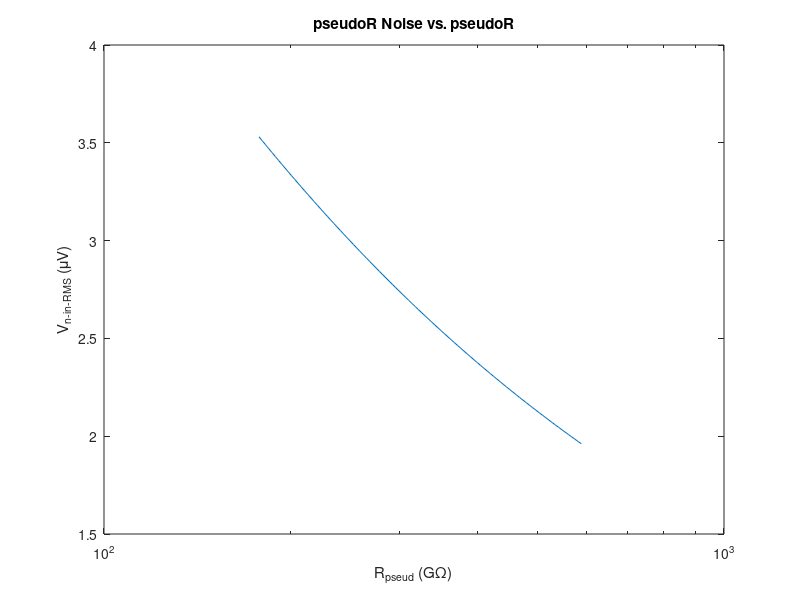
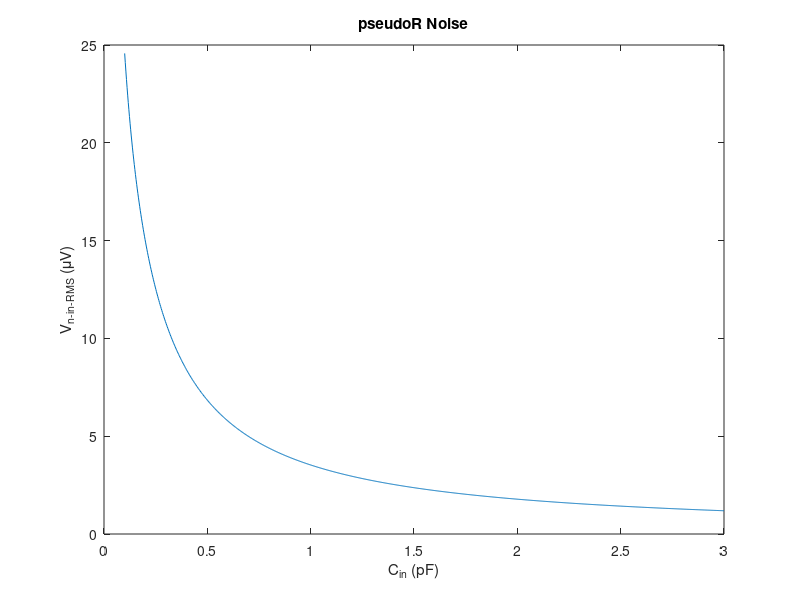
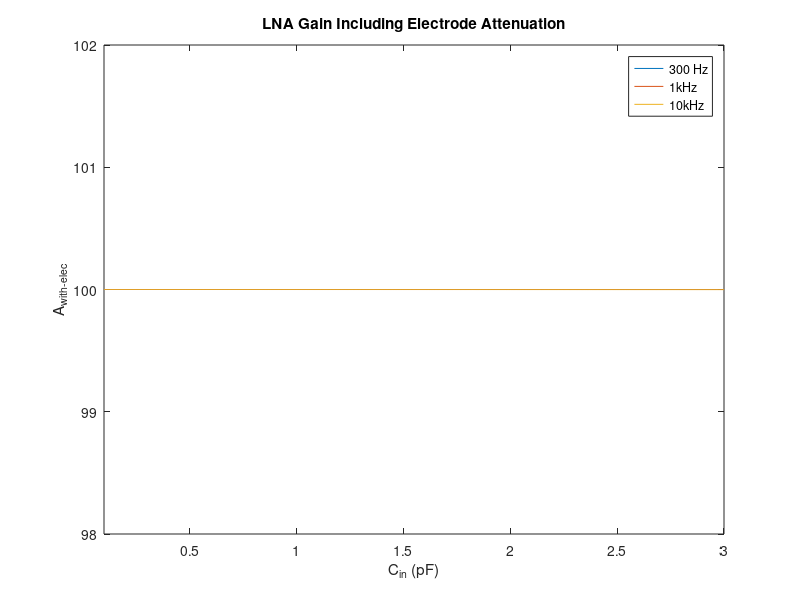
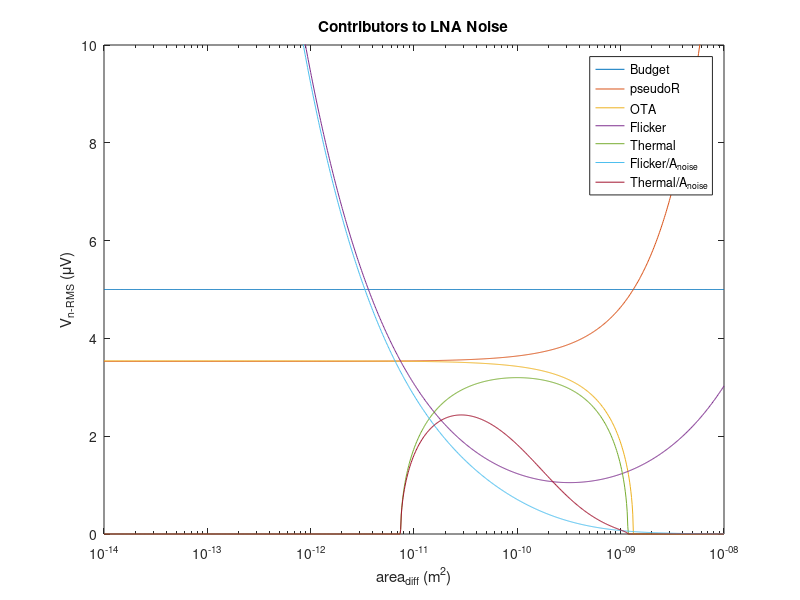

Write the MATLAB code that produced these figures, in order. (Note: this script raises an error after producing the figures.)
% polymorph pixel co-design
% CRT
% 05/19/2020 - 07/22/2020

%% setup
close all
clear all

%% starting assumptions and physical constants

% constants
k = 1.38e-23;
T = 37 + 273;   % body temp

% system constraints
V_DD = 1.5;
R_elec = 24e3;
pixel_dim = 152.5e-6;
area_limit = (pixel_dim)^2;

% amplitude range
% peak voltages for AP (300Hz - 10kHz) and a little LFP (50Hz - 10kHz)
V_AP = 2e-3;
V_LFP = 4e-3;

%% design targets

% except for here, as noted, all noise is squared voltage
noise_Vrms_target = 5e-6;
noise_Vsq_target = noise_Vrms_target^2;

A_target = 100;
A_OL_target = 1e3;
A_f = 1;

f_LP_AP = 10e3;
f_HP_AP = 300;

ENBW = f_LP_AP * pi/2;

% number of time constants for "complete" settling
settling_TCs = 5;

% target for OTA noise source other than M1
excess = 1.2;

% swing for A1
V_swing_target = V_LFP * A_target;

%% technology information

L_min = 130e-9;

% C_ox and C_P (C_gg) [F/m^2]
% C_ox for flicker noise
C_ox = 0.01;
% C_P for parasitics
M_input_area = 120e-6 * 600e-9;
C_gg = 252e-15;
C_P_N = C_gg / M_input_area;
C_P_P = 0.00633;

% flicker noise coefficients [J]
K_flicker_N = 1.24e-25;
K_flicker_P = 1.98e-25;

% mismatch coefficients
% [Vm] and [m]
A_VT = 10e-9;
A_beta = 0.013e-6;

% noise factor gamma (often quoted as 2/3)
gamma_W = 1;
gamma_S = 2/3;

% estimates for device area
L_diff = 200e-9;
L_guard = 1e-6;

% Resistance: ohms/sq
Rs = 1222;
WR_min = 400e-9;
% R mismatch coefficient [m]
A_R = 0.016e-6;

%% pseudoR cutoff and noise

% possible pseudoR values from mc: 90GOhm to 5TOhm
pseudoR = logspace(11.25,11.77,100);
% assume C_F is minimum size
C_F = 10e-15;
f_pseudo = 1./(2.*pi.*pseudoR.*C_F);

% reduction factor to account for not all of kT/C appearing in final BW
% we apply a HP filter in the SC stage, and only care about noise
% in the 300Hz+ band
ratio = f_HP_AP ./ f_pseudo;
reduc_factor = (2/pi./((ratio).^2 - 1)) .* ...
    (ratio*pi/4 - pi/2 + atan(ratio));
% resulting noise due to 2 pseudoR
noise_pseudoR = 2 .* k .* T ./ C_F .* reduc_factor;
% input-refer - note that this uses ideal gain
noise_pseudoR_in = noise_pseudoR ./ (A_target.^2);

% noise due to pseudoR as a function of Cin
figure
semilogx(pseudoR/1e9, sqrt(noise_pseudoR_in) .* 1e6);
xlabel('R_{pseud} (G\Omega)');
ylabel('V_{n-in-RMS} (\muV)');
title('pseudoR Noise vs. pseudoR');

%% closed-loop amp design: sweep Cin

% smallest pseudoR under mc
pseudoR = 178e9;

% sweep Cin
%C_in = 1e-12;
C_in = linspace(100e-15, 3e-12, 1000)';
C_F = C_in / A_target;

% integrated pseudoR noise for 300Hz sw cap HP cutoff
f_pseudo = 1./(2.*pi.*pseudoR.*C_F);
% reduction factor to account for not all of kT/C appearing in final BW
% we apply a HP filter in the SC stage, and only care about noise
% in the 300Hz+ band
ratio = f_HP_AP ./ f_pseudo;
reduc_factor = (2/pi./((ratio).^2 - 1)) .* ...
    (ratio*pi/4 - pi/2 + atan(ratio));
% resulting noise due to 2 pseudoR
noise_pseudoR = 2 .* k .* T ./ C_F .* reduc_factor;
% input-refer - note that this uses ideal gain
noise_pseudoR_in = noise_pseudoR ./ (A_target.^2);

% ideal closed-loop gain including electrode attenuation
% at three freqs: 300, 1000, 10000 Hz
% assumes ideal opamp with no parasitics
A_elec_300 = C_in ./ sqrt(C_F.^2 + (C_F .* C_in .* R_elec .* (2*pi*300)).^2);
A_elec_1e3 = C_in ./ sqrt(C_F.^2 + (C_F .* C_in .* R_elec .* (2*pi*1e3)).^2);
A_elec_1e4 = C_in ./ sqrt(C_F.^2 + (C_F .* C_in .* R_elec .* (2*pi*1e4)).^2);

%% plots from Cin choice

% noise due to pseudoR as a function of Cin
figure
plot(C_in.*(1e12), sqrt(noise_pseudoR_in) .* 1e6);
xlabel('C_{in} (pF)');
ylabel('V_{n-in-RMS} (\muV)');
title('pseudoR Noise');

% input gain including electrode atten
% should be negligible
figure
plot(C_in.*(1e12), A_elec_300);
hold on
plot(C_in.*(1e12), A_elec_1e3);
plot(C_in.*(1e12), A_elec_1e4);
xlabel('C_{in} (pF)');
ylabel('A_{with-elec}');
axis([100e-3 3 98 102]);
legend('300 Hz', '1kHz', '10kHz');
title('LNA Gain Including Electrode Attenuation');

%% results from first design section

% baseline C_in for noise, assuming we meet target gain
C_in = 1e-12;
C_F = C_in / A_target;
% now adjust C_in to pre-warp the CL gain, gain error due to finite OL gain
C_in = C_F * A_target * (1 + 1/A_OL_target) / (1 - A_target/A_OL_target);
% integrated pseudoR noise for 300Hz sw cap HP cutoff
f_pseudo = 1./(2.*pi.*pseudoR.*C_F);
ratio = f_HP_AP ./ f_pseudo;
reduc_factor = (2/pi./((ratio).^2 - 1)) .* ...
    (ratio*pi/4 - pi/2 + atan(ratio));
noise_pseudoR = 2 .* k .* T ./ C_F .* reduc_factor;

%% begin OTA design: sweep WL

% transistor area, from 10^-14 m^2 to 10^-9 m^2
% for reference, pixel is 2.33*10^-8 m^2
% 120um/600nm device is 7.2*10^-11 m^2both
% and a 130nm/130nm device is 1.69*10^-14 m^2
WL = logspace(-14,-8,1000);

C_P = WL .* C_P_N;

% resulting actual closed-loop gain
A_actual = C_in ./ (C_F + (C_F + C_in + C_P) ./ A_OL_target);
noise_pseudoR_in = noise_pseudoR ./ (A_actual.^2);

% noise budget
noise_OTA = noise_Vsq_target - noise_pseudoR_in;

% noise gain
A_noise = (C_P + C_in + C_F) ./ C_in;

% flicker noise
noise_flicker = 2 .* K_flicker_N ./ C_ox ./ WL .* (A_noise).^2 ...
    .* log(f_LP_AP / f_HP_AP);

noise_thermal = noise_OTA - noise_flicker;

% thermal noise
% NOTE: we only care about thermal noise in the signal band (to 10kHz)
% technically, ENBW is not correct here because we can do a software
% brickwall filter at 10kHz, and this will be valid since we have used
% appropriate anti-aliasing.
% thus, ENBW is used here only to provide a safety margin.
gm_req = 2 .* 4 .* k .* T .* gamma_W...
    ./ noise_thermal .* (A_noise).^2 .* ENBW .* excess;

% first approx of mismatch: assume input pair dominates
sigma_Vth_1 = A_VT ./ sqrt(WL);
V_os_3sigma = sigma_Vth_1 .* 3;

%% plots from flicker noise sizing choice

% noise breakdown
figure
semilogx(WL, (noise_Vrms_target*1e6).*ones(size(WL)));
hold on
semilogx(WL, sqrt(noise_pseudoR_in) .* 1e6);
semilogx(WL, sqrt(noise_OTA) .* 1e6);
semilogx(WL, sqrt(noise_flicker) .* 1e6);
semilogx(WL, sqrt(noise_thermal) .* 1e6);
semilogx(WL, sqrt(noise_flicker) ./ (A_noise).^2 .* 1e6);
semilogx(WL, sqrt(noise_thermal) ./ (A_noise).^2 .* 1e6);
xlabel('area_{diff} (m^2)');
ylabel('V_{n-RMS} (\muV)');
axis([1e-14 1e-8 0 10]);
legend('Budget', 'pseudoR', 'OTA', 'Flicker', 'Thermal',...
    'Flicker/A_{noise}', 'Thermal/A_{noise}');
title('Contributors to LNA Noise');

% mismatch
figure
semilogx(WL, V_os_3sigma .* 1e3);
xlabel('area_{diff} (m^2)');
ylabel('V_{OS} (mV)');
title('3\sigma V_{OS}');

% gm requirement
figure
semilogx(WL, gm_req.*(1e6));
xlabel('area_{diff} (m^2)');
ylabel('g_m (\muS)');
axis([1e-14 1e-8 0 500]);
title('g_m Requirement');

% closed-loop gain
figure
semilogx(WL, A_actual);
xlabel('area_{diff} (m^2)');
ylabel('A_{actual}');
title('Closed-Loop Gain due to C_P');

%% gm/id, gmro characterization

% info about number of characterization sweeps
num_lengths_N = 10;
num_lengths_P = 10;
points_per_length = 25;
L_N = [130e-9 200e-9 500e-9 1e-6 2e-6 4e-6 6e-6 8e-6 10e-6 12e-6]';
L_P = L_N;

% NMOS

% import the characterization data
gmid_n_130n = readmatrix('charac/charac_gmid_n_130n.csv');
gmid_n_200n = readmatrix('charac/charac_gmid_n_200n.csv');
gmid_n_500n = readmatrix('charac/charac_gmid_n_500n.csv');
gmid_n_1u = readmatrix('charac/charac_gmid_n_1u.csv');
gmid_n_2u = readmatrix('charac/charac_gmid_n_2u.csv');
gmid_n_4u = readmatrix('charac/charac_gmid_n_4u.csv');
gmid_n_6u = readmatrix('charac/charac_gmid_n_6u.csv');
gmid_n_8u = readmatrix('charac/charac_gmid_n_8u.csv');
gmid_n_10u = readmatrix('charac/charac_gmid_n_10u.csv');
gmid_n_12u = readmatrix('charac/charac_gmid_n_12u.csv');

gmro_n_130n = readmatrix('charac/charac_gmro_n_130n.csv');
gmro_n_200n = readmatrix('charac/charac_gmro_n_200n.csv');
gmro_n_500n = readmatrix('charac/charac_gmro_n_500n.csv');
gmro_n_1u = readmatrix('charac/charac_gmro_n_1u.csv');
gmro_n_2u = readmatrix('charac/charac_gmro_n_2u.csv');
gmro_n_4u = readmatrix('charac/charac_gmro_n_4u.csv');
gmro_n_6u = readmatrix('charac/charac_gmro_n_6u.csv');
gmro_n_8u = readmatrix('charac/charac_gmro_n_8u.csv');
gmro_n_10u = readmatrix('charac/charac_gmro_n_10u.csv');
gmro_n_12u = readmatrix('charac/charac_gmro_n_12u.csv');

cgg_n_130n = readmatrix('charac/charac_cgg_n_130n.csv');
cgg_n_200n = readmatrix('charac/charac_cgg_n_200n.csv');
cgg_n_500n = readmatrix('charac/charac_cgg_n_500n.csv');
cgg_n_1u = readmatrix('charac/charac_cgg_n_1u.csv');
cgg_n_2u = readmatrix('charac/charac_cgg_n_2u.csv');
cgg_n_4u = readmatrix('charac/charac_cgg_n_4u.csv');
cgg_n_6u = readmatrix('charac/charac_cgg_n_6u.csv');
cgg_n_8u = readmatrix('charac/charac_cgg_n_8u.csv');
cgg_n_10u = readmatrix('charac/charac_cgg_n_10u.csv');
cgg_n_12u = readmatrix('charac/charac_cgg_n_12u.csv');

% concatenate the results for easier looping
gmid_n = horzcat(gmid_n_130n, gmid_n_200n(:,2), gmid_n_500n(:,2),...
    gmid_n_1u(:,2), gmid_n_2u(:,2), gmid_n_4u(:,2), gmid_n_6u(:,2),...
    gmid_n_8u(:,2), gmid_n_10u(:,2), gmid_n_12u(:,2));
gmro_n = horzcat(gmro_n_130n, gmro_n_200n(:,2), gmro_n_500n(:,2),...
    gmro_n_1u(:,2), gmro_n_2u(:,2), gmro_n_4u(:,2), gmro_n_6u(:,2),...
    gmro_n_8u(:,2), gmro_n_10u(:,2), gmro_n_12u(:,2));
cgg_n = horzcat(cgg_n_130n, cgg_n_200n(:,2), cgg_n_500n(:,2),...
    cgg_n_1u(:,2), cgg_n_2u(:,2), cgg_n_4u(:,2), cgg_n_6u(:,2),...
    cgg_n_8u(:,2), cgg_n_10u(:,2), cgg_n_12u(:,2));

% plot the characterization results
figure
semilogx(gmid_n(:,1)*1e6, gmid_n(:,2));
hold on
semilogx(gmid_n(:,1)*1e6, gmid_n(:,3));
semilogx(gmid_n(:,1)*1e6, gmid_n(:,4));
semilogx(gmid_n(:,1)*1e6, gmid_n(:,5));
semilogx(gmid_n(:,1)*1e6, gmid_n(:,6));
semilogx(gmid_n(:,1)*1e6, gmid_n(:,7));
semilogx(gmid_n(:,1)*1e6, gmid_n(:,8));
semilogx(gmid_n(:,1)*1e6, gmid_n(:,9));
semilogx(gmid_n(:,1)*1e6, gmid_n(:,10));
semilogx(gmid_n(:,1)*1e6, gmid_n(:,11));
title('g_m/I_D vs. I_D for NMOS');
xlabel('I_D (\muA)');
ylabel('g_m/I_D (V^{-1})');
legend('L = 130nm', 'L = 200nm', 'L = 500nm', 'L = 1\mum', 'L = 2\mum',...
    'L = 4\mum', 'L = 6\mum', 'L = 8\mum', 'L = 10\mum', 'L = 12\mum');

figure
semilogx(gmro_n(:,1)*1e6, gmro_n(:,2));
hold on
semilogx(gmro_n(:,1)*1e6, gmro_n(:,3));
semilogx(gmro_n(:,1)*1e6, gmro_n(:,4));
semilogx(gmro_n(:,1)*1e6, gmro_n(:,5));
semilogx(gmro_n(:,1)*1e6, gmro_n(:,6));
semilogx(gmro_n(:,1)*1e6, gmro_n(:,7));
semilogx(gmro_n(:,1)*1e6, gmro_n(:,8));
semilogx(gmro_n(:,1)*1e6, gmro_n(:,9));
semilogx(gmro_n(:,1)*1e6, gmro_n(:,10));
semilogx(gmro_n(:,1)*1e6, gmro_n(:,11));
title('g_mr_o vs. I_D for NMOS');
xlabel('I_D (\muA)');
ylabel('g_mr_o');
legend('L = 130nm', 'L = 200nm', 'L = 500nm', 'L = 1\mum', 'L = 2\mum',...
    'L = 4\mum', 'L = 6\mum', 'L = 8\mum', 'L = 10\mum', 'L = 12\mum');

figure
semilogx(cgg_n(:,1)*1e6, cgg_n(:,2) / (130e-9 * 260e-9));
hold on
semilogx(cgg_n(:,1)*1e6, cgg_n(:,3) / (200e-9 * 400e-9));
semilogx(cgg_n(:,1)*1e6, cgg_n(:,4) / (500e-9 * 1000e-9));
semilogx(cgg_n(:,1)*1e6, cgg_n(:,5) / (1000e-9 * 2000e-9));
semilogx(cgg_n(:,1)*1e6, cgg_n(:,6) / (2000e-9 * 4000e-9));
semilogx(cgg_n(:,1)*1e6, cgg_n(:,7) / (4000e-9 * 8000e-9));
semilogx(cgg_n(:,1)*1e6, cgg_n(:,8) / (6000e-9 * 12000e-9));
semilogx(cgg_n(:,1)*1e6, cgg_n(:,9) / (8000e-9 * 16000e-9));
semilogx(cgg_n(:,1)*1e6, cgg_n(:,10) / (10000e-9 * 20000e-9));
semilogx(cgg_n(:,1)*1e6, cgg_n(:,11) / (12000e-9 * 24000e-9));
title('C_{gg} vs. I_D for NMOS');
xlabel('I_D (\muA)');
ylabel('C_{gg} (F/m^2)');
legend('L = 130nm', 'L = 200nm', 'L = 500nm', 'L = 1\mum', 'L = 2\mum',...
    'L = 4\mum', 'L = 6\mum', 'L = 8\mum', 'L = 10\mum', 'L = 12\mum');


% PMOS

% import the characterization data
gmid_p_130n = readmatrix('charac/charac_gmid_p_130n.csv');
gmid_p_200n = readmatrix('charac/charac_gmid_p_200n.csv');
gmid_p_500n = readmatrix('charac/charac_gmid_p_500n.csv');
gmid_p_1u = readmatrix('charac/charac_gmid_p_1u.csv');
gmid_p_2u = readmatrix('charac/charac_gmid_p_2u.csv');
gmid_p_4u = readmatrix('charac/charac_gmid_p_4u.csv');
gmid_p_6u = readmatrix('charac/charac_gmid_p_6u.csv');
gmid_p_8u = readmatrix('charac/charac_gmid_p_8u.csv');
gmid_p_10u = readmatrix('charac/charac_gmid_p_10u.csv');
gmid_p_12u = readmatrix('charac/charac_gmid_p_12u.csv');

gmro_p_130n = readmatrix('charac/charac_gmro_p_130n.csv');
gmro_p_200n = readmatrix('charac/charac_gmro_p_200n.csv');
gmro_p_500n = readmatrix('charac/charac_gmro_p_500n.csv');
gmro_p_1u = readmatrix('charac/charac_gmro_p_1u.csv');
gmro_p_2u = readmatrix('charac/charac_gmro_p_2u.csv');
gmro_p_4u = readmatrix('charac/charac_gmro_p_4u.csv');
gmro_p_6u = readmatrix('charac/charac_gmro_p_6u.csv');
gmro_p_8u = readmatrix('charac/charac_gmro_p_8u.csv');
gmro_p_10u = readmatrix('charac/charac_gmro_p_10u.csv');
gmro_p_12u = readmatrix('charac/charac_gmro_p_12u.csv');

% concatenate the results for easier looping
gmid_p = horzcat(gmid_p_130n, gmid_p_200n(:,2), gmid_p_500n(:,2),...
    gmid_p_1u(:,2), gmid_p_2u(:,2), gmid_p_4u(:,2), gmid_p_6u(:,2),...
    gmid_p_8u(:,2), gmid_p_10u(:,2), gmid_p_12u(:,2));
gmro_p = horzcat(gmro_p_130n, gmro_p_200n(:,2), gmro_p_500n(:,2),...
    gmro_p_1u(:,2), gmro_p_2u(:,2), gmro_p_4u(:,2), gmro_p_6u(:,2),...
    gmro_p_8u(:,2), gmro_p_10u(:,2), gmro_p_12u(:,2));

% plot the characterization results
figure
semilogx(gmid_p(:,1)*1e6, gmid_p(:,2));
hold on
semilogx(gmid_p(:,1)*1e6, gmid_p(:,3));
semilogx(gmid_p(:,1)*1e6, gmid_p(:,4));
semilogx(gmid_p(:,1)*1e6, gmid_p(:,5));
semilogx(gmid_p(:,1)*1e6, gmid_p(:,6));
semilogx(gmid_p(:,1)*1e6, gmid_p(:,7));
semilogx(gmid_p(:,1)*1e6, gmid_p(:,8));
semilogx(gmid_p(:,1)*1e6, gmid_p(:,9));
semilogx(gmid_p(:,1)*1e6, gmid_p(:,10));
semilogx(gmid_p(:,1)*1e6, gmid_p(:,11));
title('g_m/I_D vs. I_D for PMOS');
xlabel('I_D (\muA)');
ylabel('g_m/I_D (V^{-1})');
legend('L = 130nm', 'L = 200nm', 'L = 500nm', 'L = 1\mum', 'L = 2\mum',...
    'L = 4\mum', 'L = 6\mum', 'L = 8\mum', 'L = 10\mum', 'L = 12\mum');

figure
semilogx(gmro_p(:,1)*1e6, gmro_p(:,2));
hold on
semilogx(gmro_p(:,1)*1e6, gmro_p(:,3));
semilogx(gmro_p(:,1)*1e6, gmro_p(:,4));
semilogx(gmro_p(:,1)*1e6, gmro_p(:,5));
semilogx(gmro_p(:,1)*1e6, gmro_p(:,6));
semilogx(gmro_p(:,1)*1e6, gmro_p(:,7));
semilogx(gmro_p(:,1)*1e6, gmro_p(:,8));
semilogx(gmro_p(:,1)*1e6, gmro_p(:,9));
semilogx(gmro_p(:,1)*1e6, gmro_p(:,10));
semilogx(gmro_p(:,1)*1e6, gmro_p(:,11));
title('g_mr_o vs. I_D for PMOS');
xlabel('I_D (\muA)');
ylabel('g_mr_o');
legend('L = 130nm', 'L = 200nm', 'L = 500nm', 'L = 1\mum', 'L = 2\mum',...
    'L = 4\mum', 'L = 6\mum', 'L = 8\mum', 'L = 10\mum', 'L = 12\mum');

%% transistor-level OTA design: tunable parameters

% set minimum W
W_min = 200e-9;

% assumptions for WI or SI
gmid_WI = 25;
gmid_MI = 20;
gmid_SI = 10;

% M1 specs determined from optimization above
gm_min = 100e-6;
WL_min = 3.85e-11;

% ratio between main branch and output branch
current_scale = 16;
% ratio between load branch and one branch of CMFB amp
cmfb_scale = 1;

% partition of gains
A_OL_1_target = 320;
A_OL_2_target = A_OL_target / A_OL_1_target;
A_OL_CMFB_target = 20;

% degen resistor headroom consumption
V_R_degen = 0.2;
% estimated headroom for saturation for a single device (even SI)
V_hr_SI = 300e-3;
V_hr_WI = 250e-3;

%% swing requirement calculation

V_swing_telecas = V_DD - 1*V_hr_SI - 4*V_hr_WI - V_R_degen;
V_swing_foldcas = V_DD - 1*V_hr_SI - 3*V_hr_WI - V_R_degen;
V_swing_stage2 = V_DD - V_hr_SI - V_hr_WI;

%% amp/filter interface

% assume min size cap for C_RA
C_RA = 10e-15;

% biquad filter params
omega_0 = 2*pi * sqrt(f_HP_AP * f_LP_AP);
BW = 2*pi * (f_LP_AP - f_HP_AP);
Q = omega_0 / BW;

% input cap size
C_R1 = C_RA * A_f / Q;

% settling limit
T_settle_limit = 1 ./ (f_swcap * 2);

% assume switch resistance - settling through this
R_sw = 14e3;
T_settle_sw = R_sw * C_R1 * settling_TCs;

%% transistor-level OTA design: action

% M1: input pair (NMOS)

% vectors to keep track of results for comparison
W = zeros(num_lengths_N, 1);
WL = zeros(num_lengths_N, 1);
gmro = zeros(num_lengths_N, 1);
gmid = zeros(num_lengths_N, 1);

% try each length
for i = 1:num_lengths_N
    
    % column for gmid, gmro data
    col = 1 + i;
    
    % determine corresponding length
    L_charac = L_N(i);
    W_charac = L_charac * 2;
    
    for j = 1:points_per_length
        
        % go from SI to WI to get minimum required gmid
        point = points_per_length - j + 1;
        
        gmid(i) = gmid_n(point, col);
        
        if (gmid(i) > gmid_WI)
            % found required gmid
            
            % determine corresponding current density for this length
            ID_charac = gmid_n(point, 1);
            ID_density = ID_charac / W_charac;
            
            % determine actual ID required
            ID_req = gm_min / gmid(i);
            ID = 1e-6 * ceil(ID_req * 1e6);
            
            % determine actual W required
            W(i) = ID / ID_density;
            WL(i) = W(i) .* L_charac;
            
            % keep track of corresponding gmro
            gmro(i) = gmro_n(point, col);
            break
        end      
    end
end

% plot results for M1
figure
plot(L_N*1e6, W*1e6);
xlabel('L (\mum)');
ylabel('W (\mum)');
title('M1: W vs. L');
figure
plot(L_N*1e6, WL*1e12);
xlabel('L (\mum)');
ylabel('W ((\mum)^2)');
title('M1: WL vs. L');
figure
plot(L_N*1e6, gmro);
xlabel('L (\mum)');
ylabel('g_mr_o');
title('M1: g_mr_o vs. L');

% pick L that gives us required WL for parasitics/flicker
for i = 1:num_lengths_N
    WL_this = WL(i);
    
    if (WL_this > WL_min)
        % determine final dimensions
        W_M1 = W(i);
        L_M1 = L_N(i);
        % determine final small signal params
        gmid_M1 = gmid(i);
        gmro_M1 = gmro(i);
        break
    end
end

% compute some currents
ID_main = ID;
ID_load = ID_main / current_scale;
ID_both = ID_main + ID_load;

% compute M1 small signal params
gm_M1 = gmid_M1 * ID_main;
ro_M1 = gmro_M1 / gm_M1;

% size the degen resistors for reasonable voltage swing
R_degen = V_R_degen / ID_main;

% confirm resistor size is ok
W_R = WR_min;
L_R = R_degen / Rs * W_R;
sigma_R = A_R ./ sqrt(L_R .* W_R) * R_degen;

% beginning to compute the gain

% from equation for gain of first stage...
gmro_factor = gm_M1 * ro_M1^2 * R_degen / (ro_M1 + R_degen)^2;
% ... we can determine a target for gmro of M3 and M5
gmro_35_target = A_OL_1_target / gmro_factor;

% size 3,5 based on this target

% M3: telecascode device (NMOS)
[W, gmid, gmro] = size_M(L_N, gmid_n, gmro_n, gmid_MI, 1, ID_main,...
    num_lengths_N, points_per_length);
[L_M3, W_M3, gmid_M3, gmro_M3] = pick_L(L_N, W, gmid, gmro,...
    gmro_35_target, num_lengths_N, W_min);
% compute M3 small signal params
gm_M3 = gmid_M3 * ID_main;
ro_M3 = gmro_M3 / gm_M3;

% M5: current source device (PMOS)
[W, gmid, gmro] = size_M(L_P, gmid_p, gmro_p, gmid_MI, 1, ID_main,...
    num_lengths_P, points_per_length);
[L_M5, W_M5, gmid_M5, gmro_M5] = pick_L(L_P, W, gmid, gmro,...
    gmro_35_target, num_lengths_P, W_min);
% compute M5 small signal params
gm_M5 = gmid_M5 * ID_main;
ro_M5 = gmro_M5 / gm_M5;

% calculate actual first stage gain

% transconductance
Gs3 = (gmro_M3 + 1) / (ro_M3 + gmro_M5 * R_degen);
Gm_reduc = (Gs3 * ro_M1) / (1 + Gs3 * ro_M1);
Gm_1 = gm_M1 * Gm_reduc;

% output resistance
Rout_1 = 1/(1/(gmro_M5 * R_degen) + 1/(gmro_M3 * ro_M1));

A_OL_1_actual = Gm_1 * Rout_1;

% compute gain target for second stage
A_OL_2_target_updated = max(A_OL_target / A_OL_1_actual, A_OL_2_target);

% compute gmro target based on necessity that gm7ro9 > A2 for later math
gm_M7_assumed = gmid_WI * ID_load;
gm_M9_assumed = gmid_SI * ID_load;
ro_9_target = A_OL_2_target_updated / gm_M7_assumed;
gmro_9_target = gm_M9_assumed * ro_9_target;

% M9: load device (NMOS)
% the only strong-inversion transistor (bc noise)
[W, gmid, gmro] = size_M(L_N, gmid_n, gmro_n, gmid_SI, 0, ID_load,...
    num_lengths_N, points_per_length);
[L_M9, W_M9, gmid_M9, gmro_M9] = pick_L(L_N, W, gmid, gmro,...
    gmro_9_target, num_lengths_N, W_min);
% compute M11 small signal params
gm_M9 = gmid_M9 * ID_load;
ro_M9 = gmro_M9 / gm_M9;

% compute target gmro7 based on target gain
ro_M7_target = (A_OL_2_target_updated * ro_M9) /...
    (gm_M7_assumed * ro_M9 - A_OL_2_target_updated);
gmro_7_target = gm_M7_assumed * ro_M7_target;

% M7: second stage input device (PMOS)
[W, gmid, gmro] = size_M(L_P, gmid_p, gmro_p, gmid_WI, 1, ID_load,...
    num_lengths_P, points_per_length);
[L_M7, W_M7, gmid_M7, gmro_M7] = pick_L(L_P, W, gmid, gmro,...
    gmro_7_target, num_lengths_P, W_min);
% compute M7 small signal params
gm_M7 = gmid_M7 * ID_load;
ro_M7 = gmro_M7 / gm_M7;

% calculate actual second stage gain
Rout_2 = (ro_M7 * ro_M9) / (ro_M7 + ro_M9);
A_OL_2_actual = gm_M7 * Rout_2;

A_OL_actual = A_OL_1_actual * A_OL_2_actual;

%% post-design OTA characterization

% noise - note this is just open-loop OTA noise for sanity check

% compute second stage noise
noise_final_A2 = 8*k*T*(gamma_W/gm_M7 + gamma_S*gm_M9/(gm_M7^2))*ENBW...
    + 2 * K_flicker_P / (W_M7 * L_M7 * C_ox) * log(f_LP_AP / f_HP_AP);

% compute first stage noise
noise_final_A1 = 8*k*T*(gamma_W/gm_M1 + 1/(R_degen * gm_M1^2))*ENBW...
    + 2 * K_flicker_N / (W_M1 * L_M1 * C_ox) * log(f_LP_AP / f_HP_AP);

% compute total input-referred OTA noise
noise_final_OTA = noise_final_A1 + (noise_final_A2 / (A_OL_1_actual^2));
noise_final_OTA_V = sqrt(noise_final_OTA);

% offset: it can be shown that all contributions are neglig except input
sigma_Vth_1_final = A_VT / sqrt(W_M1 * L_M1);
V_os_3sigma_final = sigma_Vth_1_final * 3;

% settling - need to satisfy swcap settling assumption
loop_gain_approx = A_OL_actual / A_target;
T_settle_OTA = (Rout_2 / loop_gain_approx) * C_R1 * settling_TCs;

T_settle_OTA_vec = T_settle_OTA .* ones(size(f_swcap));
T_settle_sw_vec = T_settle_sw .* ones(size(f_swcap));

figure
semilogx(f_swcap, T_settle_limit*1e6);
hold on
semilogx(f_swcap, T_settle_sw_vec*1e6);
semilogx(f_swcap, T_settle_OTA_vec*1e6);
xlabel('f_{swcap} (Hz)');
ylabel('\tau (\mus)');
title('Amp/Filter Settling Time vs. Sw Cap Frequency');
legend('Limit', 'Switch Settling', 'OTA 2nd Stage Settling');

%% CMFB
ID_cmfb = ID_load / cmfb_scale;

% compute gmro target based on necessity that gm13ro15 > A for later math
gm_M13_assumed = gmid_WI * ID_cmfb;
gm_M15_assumed = gmid_SI * ID_cmfb;
ro_15_target = A_OL_CMFB_target / gm_M13_assumed;
gmro_15_target = gm_M15_assumed * ro_15_target;

% M15: load device (PMOS)
[W, gmid, gmro] = size_M(L_P, gmid_p, gmro_p, gmid_SI, 0, ID_cmfb,...
    num_lengths_P, points_per_length);
[L_M15, W_M15, gmid_M15, gmro_M15] = pick_L(L_P, W, gmid, gmro,...
    gmro_15_target, num_lengths_P, W_min);
% compute M15 small signal params
gm_M15 = gmid_M15 * ID_cmfb;
ro_M15 = gmro_M15 / gm_M15;

% compute target gmro13 based on target gain
ro_M13_target = (A_OL_CMFB_target * ro_M15) /...
    (gm_M13_assumed * ro_M15 - A_OL_CMFB_target);
gmro_13_target = gm_M13_assumed * ro_M13_target;

% M13: input device (NMOS)
[W, gmid, gmro] = size_M(L_N, gmid_n, gmro_n, gmid_WI, 1, ID_cmfb,...
    num_lengths_N, points_per_length);
[L_M13, W_M13, gmid_M13, gmro_M13] = pick_L(L_N, W, gmid, gmro,...
    gmro_13_target, num_lengths_N, W_min);
% compute M13 small signal params
gm_M13 = gmid_M13 * ID_cmfb;
ro_M13 = gmro_M13 / gm_M13;

% calculate actual CMFB amp gain
A_OL_CMFB_actual = (gmro_M13 * ro_M15) / (ro_M13 + ro_M15);

%% BPF A2 design: tunable parameters

% gain target
A_2_required = 300;
% A3_M1 specs determined from f_swcap optimization in other script
gm_min_A2 = 2e-6;

WL_min_A2 = 9e-12;

% partition gains
A_2_1_required = 30;

%% BPF A2 design: action

% A2_M1: input pair (NMOS)

% vectors to keep track of results for comparison
W = zeros(num_lengths_N, 1);
WL = zeros(num_lengths_N, 1);
gmro = zeros(num_lengths_N, 1);
gmid = zeros(num_lengths_N, 1);

% try each length
for i = 1:num_lengths_N
    
    % column for gmid, gmro data
    col = 1 + i;
    
    % determine corresponding length
    L_charac = L_N(i);
    W_charac = L_charac * 2;
    
    for j = 1:points_per_length
        
        % go from SI to WI to get minimum required gmid
        point = points_per_length - j + 1;
        
        gmid(i) = gmid_n(point, col);
        
        if (gmid(i) > gmid_WI)
            % found required gmid
            
            % determine corresponding current density for this length
            ID_charac = gmid_n(point, 1);
            ID_density = ID_charac / W_charac;
            
            % determine actual ID required
            ID_req = gm_min_A2 / gmid(i);
            ID = 0.01e-6 * ceil(ID_req * 100e6);
            
            % determine actual W required
            W(i) = ID / ID_density;
            WL(i) = W(i) .* L_charac;
            
            % keep track of corresponding gmro
            gmro(i) = gmro_n(point, col);
            break
        end      
    end
end

% pick L that gives us required WL for parasitics/flicker
for i = 1:num_lengths_N
    WL_this = WL(i);
    
    if (WL_this > WL_min_A2)
        % determine final dimensions
        W_A2_M1 = W(i);
        L_A2_M1 = L_N(i);
        % determine final small signal params
        gmid_A2_M1 = gmid(i);
        gmro_A2_M1 = gmro(i);
        break
    end
end

% corresponding current
ID_A2 = ID;

% compute M1 small signal params
gm_A2_M1 = gmid_A2_M1 * ID_A2;
ro_A2_M1 = gmro_A2_M1 / gm_A2_M1;

% need to calculate load device ro
ro_A2_M3_required = A_2_1_required * ro_A2_M1 /...
    (gmro_A2_M1 - A_2_1_required);

gm_A2_M3_estimate = gmid_SI * ID_A2;

gmro_A2_M3_target = ro_A2_M3_required * gm_A2_M3_estimate;

% A2_M3: load device (PMOS)
[W, gmid, gmro] = size_M(L_P, gmid_p, gmro_p, gmid_SI, 0, ID_A2,...
    num_lengths_P, points_per_length);
[L_A2_M3, W_A2_M3, gmid_A2_M3, gmro_A2_M3] = pick_L(L_P, W, gmid, gmro,...
    gmro_A2_M3_target, num_lengths_P, W_min);
% compute M3 small signal params
gm_A2_M3 = gmid_A2_M3 * ID_A2;
ro_A2_M3 = gmro_A2_M3 / gm_A2_M3;

% calculate actual first-stage gain
A_2_1 = gmro_A2_M1 * ro_A2_M3 / (ro_A2_M1 + ro_A2_M3);
% calculate required second-stage gain
A_2_2_required = A_2_required / A_2_1;

% A2_M5: second stage input pair (PMOS)

% vectors to keep track of results for comparison
W = zeros(num_lengths_P, 1);
WL = zeros(num_lengths_P, 1);
gmro = zeros(num_lengths_P, 1);
gmid = zeros(num_lengths_P, 1);

% try each length
for i = 1:num_lengths_P
    
    % column for gmid, gmro data
    col = 1 + i;
    
    % determine corresponding length
    L_charac = L_P(i);
    W_charac = L_charac * 2;
    
    for j = 1:points_per_length
        
        % go from SI to WI to get minimum required gmid
        point = points_per_length - j + 1;
        
        gmid(i) = gmid_p(point, col);
        
        if (gmid(i) > gmid_WI)
            % found required gmid
            
            % determine corresponding current density for this length
            ID_charac = gmid_p(point, 1);
            ID_density = ID_charac / W_charac;
            
            % determine actual ID required
            ID_req = gm_min_A2 / gmid(i);
            ID = 0.01e-6 * ceil(ID_req * 100e6);
            
            % determine actual W required
            W(i) = ID / ID_density;
            WL(i) = W(i) .* L_charac;
            
            % keep track of corresponding gmro
            gmro(i) = gmro_p(point, col);
            break
        end      
    end
end

% pick L that gives us required WL for parasitics/flicker
for i = 1:num_lengths_P
    WL_this = WL(i);
    
    if (WL_this > WL_min_A2)
        % determine final dimensions
        W_A2_M5 = W(i);
        L_A2_M5 = L_P(i);
        % determine final small signal params
        gmid_A2_M5 = gmid(i);
        gmro_A2_M5 = gmro(i);
        break
    end
end

% corresponding current
ID_A2_2 = ID;

% compute M5 small signal params
gm_A2_M5 = gmid_A2_M5 * ID_A2_2;
ro_A2_M5 = gmro_A2_M5 / gm_A2_M5;

% need to calculate load device ro
ro_A2_M7_required = A_2_2_required * ro_A2_M5 /...
    (gmro_A2_M5 - A_2_2_required);

gm_A2_M7_estimate = gmid_SI * ID_A2_2;

gmro_A2_M7_target = ro_A2_M7_required * gm_A2_M7_estimate;

% A2_M7: load device (NMOS)
[W, gmid, gmro] = size_M(L_N, gmid_n, gmro_n, gmid_WI, 1, ID_A2_2,...
    num_lengths_N, points_per_length);
[L_A2_M7, W_A2_M7, gmid_A2_M7, gmro_A2_M7] = pick_L(L_N, W, gmid, gmro,...
    gmro_A2_M7_target, num_lengths_N, W_min);
% compute M7 small signal params
gm_A2_M7 = gmid_A2_M7 * ID_A2_2;
ro_A2_M7 = gmro_A2_M7 / gm_A2_M7;

% calculate actual second-stage gain
A_2_2 = gmro_A2_M5 * ro_A2_M7 / (ro_A2_M5 + ro_A2_M7);
% calculate total gain
A_2_actual = A_2_1 * A_2_2;

% CMFB sizing?

%% BPF A3 design: tunable parameters

% gain target
A_3_required = 350;
% A3_M1 specs determined from f_swcap optimization in other script
gm_min_A3 = 2e-6;

WL_min_A3 = 9e-12;

gmro_cascode_target = 30;

%% BPF A3 design: action

% A3_M1: input pair (NMOS)

% vectors to keep track of results for comparison
W = zeros(num_lengths_N, 1);
WL = zeros(num_lengths_N, 1);
gmro = zeros(num_lengths_N, 1);
gmid = zeros(num_lengths_N, 1);

% try each length
for i = 1:num_lengths_N
    
    % column for gmid, gmro data
    col = 1 + i;
    
    % determine corresponding length
    L_charac = L_N(i);
    W_charac = L_charac * 2;
    
    for j = 1:points_per_length
        
        % go from SI to WI to get minimum required gmid
        point = points_per_length - j + 1;
        
        gmid(i) = gmid_n(point, col);
        
        if (gmid(i) > gmid_WI)
            % found required gmid
            
            % determine corresponding current density for this length
            ID_charac = gmid_n(point, 1);
            ID_density = ID_charac / W_charac;
            
            % determine actual ID required
            ID_req = gm_min_A3 / gmid(i);
            ID = 0.01e-6 * ceil(ID_req * 100e6);
            
            % determine actual W required
            W(i) = ID / ID_density;
            WL(i) = W(i) .* L_charac;
            
            % keep track of corresponding gmro
            gmro(i) = gmro_n(point, col);
            break
        end      
    end
end

% pick L that gives us required WL for parasitics/flicker
for i = 1:num_lengths_N
    WL_this = WL(i);
    
    if (WL_this > WL_min_A3)
        % determine final dimensions
        W_A3_M1 = W(i);
        L_A3_M1 = L_N(i);
        % determine final small signal params
        gmid_A3_M1 = gmid(i);
        gmro_A3_M1 = gmro(i);
        break
    end
end

% corresponding current
ID_A3 = ID;

% compute M1 small signal params
gm_A3_M1 = gmid_A3_M1 * ID_A3;
ro_A3_M1 = gmro_A3_M1 / gm_A3_M1;

% need to calculate required Rout and cascode gmro
Rout_required_A3 = A_3_required / gm_A3_M1;
Rdown_required_A3 = Rout_required_A3 * 2;

gmro_A3_M3_target = max(Rdown_required_A3 / ro_A3_M1, gmro_cascode_target);

% A3_M3: telecascode device (NMOS)
[W, gmid, gmro] = size_M(L_N, gmid_n, gmro_n, gmid_WI, 1, ID_A3,...
    num_lengths_N, points_per_length);
[L_A3_M3, W_A3_M3, gmid_A3_M3, gmro_A3_M3] = pick_L(L_N, W, gmid, gmro,...
    gmro_A3_M3_target, num_lengths_N, W_min);
% compute M3 small signal params
gm_A3_M3 = gmid_A3_M3 * ID_A3;
ro_A3_M3 = gmro_A3_M3 / gm_A3_M3;

% calculate actual Rup required
Rdown_actual_A3 = gmro_A3_M3 * ro_A3_M1;
Rup_required_A3 = 1 / (1/Rout_required_A3 - 1/Rdown_actual_A3);

% assume Rup_required_A3 = ro_M7

% A3_M5: load cascode device (PMOS)
[W, gmid, gmro] = size_M(L_P, gmid_p, gmro_p, gmid_MI, 1, ID_A3,...
    num_lengths_P, points_per_length);
[L_A3_M5, W_A3_M5, gmid_A3_M5, gmro_A3_M5] = pick_L(L_P, W, gmid, gmro,...
    gmro_cascode_target, num_lengths_P, W_min);
% compute M5 small signal params
gm_A3_M5 = gmid_A3_M5 * ID_A3;
ro_A3_M5 = gmro_A3_M5 / gm_A3_M5;

% size M7 based on estimated gm and ro required
gm_A3_M7_est = gmid_SI * ID_A3;
ro_A3_M7_required = Rup_required_A3 / gmro_A3_M5;
gmro_A3_M7_target = gm_A3_M7_est * ro_A3_M7_required;

% A3_M7: load device (PMOS)
[W, gmid, gmro] = size_M(L_P, gmid_p, gmro_p, gmid_SI, 0, ID_A3,...
    num_lengths_P, points_per_length);
[L_A3_M7, W_A3_M7, gmid_A3_M7, gmro_A3_M7] = pick_L(L_P, W, gmid, gmro,...
    gmro_A3_M7_target, num_lengths_P, W_min);
% compute M7 small signal params
gm_A3_M7 = gmid_A3_M7 * ID_A3;
ro_A3_M7 = gmro_A3_M7 / gm_A3_M7;

Rup_actual_A3 = gmro_A3_M5 * ro_A3_M7;
Rout_actual_A3 = 1 / (1/Rup_actual_A3 + 1/Rdown_actual_A3);

A_3_actual = Rout_actual_A3 * gm_A3_M1;

% CMFB sizing?

%% SF1 design: tunable parameters

% gain target
A_SF1_required = 0.95;
% SF1_M1 specs determined from f_swcap optimization in other script
gm_min_SF1 = 1e-6;

WL_min_SF1 = 9e-12;

%% SF1 design: action

% SF1_M1: input device (PMOS)

% vectors to keep track of results for comparison
W = zeros(num_lengths_N, 1);
WL = zeros(num_lengths_N, 1);
gmro = zeros(num_lengths_N, 1);
gmid = zeros(num_lengths_N, 1);

% try each length
for i = 1:num_lengths_P
    
    % column for gmid, gmro data
    col = 1 + i;
    
    % determine corresponding length
    L_charac = L_P(i);
    W_charac = L_charac * 2;
    
    for j = 1:points_per_length
        
        % go from SI to WI to get minimum required gmid
        point = points_per_length - j + 1;
        
        gmid(i) = gmid_p(point, col);
        
        if (gmid(i) > gmid_WI)
            % found required gmid
            
            % determine corresponding current density for this length
            ID_charac = gmid_p(point, 1);
            ID_density = ID_charac / W_charac;
            
            % determine actual ID required
            ID_req = gm_min_SF1 / gmid(i);
            ID = 0.01e-6 * ceil(ID_req * 100e6);
            
            % determine actual W required
            W(i) = ID / ID_density;
            WL(i) = W(i) .* L_charac;
            
            % keep track of corresponding gmro
            gmro(i) = gmro_n(point, col);
            break
        end      
    end
end

% pick L that gives us required WL for parasitics/flicker
for i = 1:num_lengths_P
    WL_this = WL(i);
    
    if (WL_this > WL_min_SF1)
        % determine final dimensions
        W_SF1_M1 = W(i);
        L_SF1_M1 = L_P(i);
        % determine final small signal params
        gmid_SF1_M1 = gmid(i);
        gmro_SF1_M1 = gmro(i);
        break
    end
end

% corresponding current
ID_SF1 = ID;

% compute M1 small signal params
gm_SF1_M1 = gmid_SF1_M1 * ID_SF1;
ro_SF1_M1 = gmro_SF1_M1 / gm_SF1_M1;

% size M2 based on estimated gm and ro required
gm_SF1_M2_est = gmid_SI * ID_SF1;
ro_SF1_M2_required = A_SF1_required / gm_SF1_M1 / (1 - A_SF1_required);
gmro_SF1_M2_target = gm_SF1_M2_est * ro_SF1_M2_required;

% SF1_M2: load device (PMOS)
[W, gmid, gmro] = size_M(L_P, gmid_p, gmro_p, gmid_SI, 0, ID_A3,...
    num_lengths_P, points_per_length);
[L_SF1_M2, W_SF1_M2, gmid_SF1_M2, gmro_SF1_M2] = pick_L(L_P, W, gmid, gmro,...
    gmro_SF1_M2_target, num_lengths_P, W_min);
% compute M2 small signal params
gm_SF1_M2 = gmid_SF1_M2 * ID_SF1;
ro_SF1_M2 = gmro_SF1_M2 / gm_SF1_M2;

A_SF1_actual = gm_SF1_M1 * ro_SF1_M2 / (1 + gm_SF1_M1 * ro_SF1_M2);

%% post-design SF characterization

% noise - note this is just open-loop OTA noise for sanity check

% compute first stage noise
noise_final_SF1 = 8*k*T*(gamma_W/gm_SF1_M1 +...
    gamma_S * gm_SF1_M2 / (gm_SF1_M1^2))*ENBW...
    + 2 * K_flicker_P / (W_SF1_M1 * L_SF1_M1 * C_ox) *...
    log(f_LP_AP / f_HP_AP);

% compute total input-referred OTA noise
noise_final_SF1_in = noise_final_SF1 / (A_target)^2;
noise_final_SF1_V = sqrt(noise_final_SF1_in);

% offset: it can be shown that all contributions are neglig except input
sigma_Vth_SF1_1 = A_VT / sqrt(W_SF1_M1 * L_SF1_M1);
V_os_3sigma_SF1 = sigma_Vth_SF1_1 * 3;

%% area estimate

% calculate A1 OTA area
area_A1 = 0;
area_A1 = area_A1 + get_area(L_M1, W_M1, L_guard, L_diff);
area_A1 = area_A1 + get_area(L_M3, W_M3, L_guard, L_diff);
area_A1 = area_A1 + get_area(L_M5, W_M5, L_guard, L_diff);
area_A1 = area_A1 + get_area(L_M7, W_M7, L_guard, L_diff);
area_A1 = area_A1 + get_area(L_M9, W_M9, L_guard, L_diff);
area_A1 = area_A1 + get_area(L_M13, W_M13, L_guard, L_diff);
area_A1 = area_A1 + get_area(L_M15, W_M15, L_guard, L_diff);

% calculate A3 OTA area
area_A3 = 0;
area_A3 = area_A3 + get_area(L_A3_M1, W_A3_M1, L_guard, L_diff);
area_A3 = area_A3 + get_area(L_A3_M3, W_A3_M3, L_guard, L_diff);
area_A3 = area_A3 + get_area(L_A3_M5, W_A3_M5, L_guard, L_diff);
area_A3 = area_A3 + get_area(L_A3_M7, W_A3_M7, L_guard, L_diff);
% assuming same CMFB amp as A1
area_A3 = area_A3 + get_area(L_M13, W_M13, L_guard, L_diff);
area_A3 = area_A3 + get_area(L_M15, W_M15, L_guard, L_diff);

% source follower area 
area_SF1 = 0;
area_SF1 = area_SF1 + get_area(L_SF1_M1, W_SF1_M1, L_guard, L_diff);
area_SF1 = area_SF1 + get_area(L_SF1_M2, W_SF1_M2, L_guard, L_diff);

% total area
area_total = area_A1 + 2*area_A3 + 2*area_SF1;

%% sizing helper functions

% W_vec: vector of widths (one for each length)
% gmid_vec: vector of actual gmid
% gmro_vec: vector of actual gmro

% L_vector: either N or P lengths
% gmid_matrix: either N or P characterization data
% gmro_matrix: either N or P characterization data
% gmid_target: min or max gmid
% inv_reg: 1 for WI i.e. min gmid, 0 for SI i.e. max gmid
% current: ID for this device
% num_lens: size of L_vector
% points_per_length: number of characterization points
function [W_vec, gmid_vec, gmro_vec] = size_M(L_vector, gmid_matrix,...
    gmro_matrix, gmid_target, inv_reg, current, num_lens, points_per_len)

    % vectors to keep track of results for comparison
    W_vec = zeros(num_lens, 1);
    gmro_vec = zeros(num_lens, 1);
    gmid_vec = zeros(num_lens, 1);

    % try each length
    for i = 1:num_lens

        % column for gmid, gmro data
        col = 1 + i;

        % determine corresponding length
        L_charac = L_vector(i);
        W_charac = L_charac * 2;
        
        % WI
        if (inv_reg == 1)
            for j = 1:points_per_len
                
                point = points_per_len - j + 1;
                gmid_vec(i) = gmid_matrix(point, col);
                
                if (gmid_vec(i) > gmid_target)
                    % found required gmid
                    % determine corresponding current density for this length
                    ID_charac = gmid_matrix(point, 1);
                    ID_density = ID_charac / W_charac;                 
                    % calculate W necessary from current for this device
                    W_vec(i) = current / ID_density;
                    % keep track of gmro
                    gmro_vec(i) = gmro_matrix(point, col);
                    break
                end
            end
        % SI
        else
            for j = 1:points_per_len
                
                point = j;
                gmid_vec(i) = gmid_matrix(point, col);
                
                if (gmid_vec(i) < gmid_target)
                    % found required gmid
                    % determine corresponding current density for this length
                    ID_charac = gmid_matrix(point, 1);
                    ID_density = ID_charac / W_charac;                 
                    % calculate W necessary from current for this device
                    W_vec(i) = current / ID_density;
                    % keep track of gmro
                    gmro_vec(i) = gmro_matrix(point, col);
                    break
                end
            end
        end
    end
end

% L_val: chosen L value
% W_val: chosen W value
% gmid_val: chosen gmid value
% gmro_val: chosen gmro value

% L_vector: either N or P lengths
% W_vector: corresponding W options
% gmid_vector: corresponding gmid
% gmro_vector: corresponding gmro
% gmro_target: min gmro
% num_lens: size of L_vector
function [L_val, W_val, gmid_val, gmro_val] = pick_L(L_vector, W_vector,...
    gmid_vector, gmro_vector, gmro_target, num_lens, min_W)

    for i = 1:num_lens
        gmro_this = gmro_vector(i);
        W_this = W_vector(i);
        
        % determine dimensions
        W_val = W_vector(i);
        L_val = L_vector(i);
        % determine small signal params
        gmid_val = gmid_vector(i);
        gmro_val = gmro_vector(i);

        if ((W_this > min_W) && (gmro_this > gmro_target))
            % if conditions met, these dimensions and params are final
            break
        end
    end
end

% area: silicon area estimate for pair of devices

% L: device L
% W: device W
% guard: estimate of additional guard-ring length
% diff: estimate of additional diffusion length
function area = get_area(L, W, guard, diff)

    area = (2*W + 2*guard) * (L + 2*guard + 2*diff);

end
